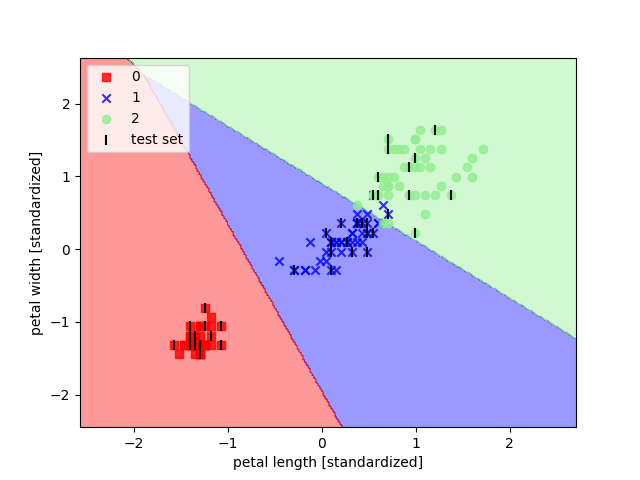

The Python source for this figure:
import matplotlib.pyplot as plt
import numpy as np
from Util import plot_decision_regions
from sklearn.linear_model import LogisticRegression
from sklearn import datasets
from sklearn.cross_validation import train_test_split
from sklearn.preprocessing import StandardScaler

iris = datasets.load_iris()
X = iris.data[:, [2, 3]]
y = iris.target

X_train, X_test, y_train, y_test = train_test_split(
    X, y, test_size=0.3, random_state=0)
sc = StandardScaler()
sc.fit(X_train)
X_train_std = sc.transform(X_train)
X_test_std = sc.transform(X_test)
lr = LogisticRegression(C=1000.0, random_state=0)
lr.fit(X_train_std, y_train)
X_combined_std = np.vstack((X_train_std, X_test_std))
y_combined = np.hstack((y_train, y_test))

plot_decision_regions(X_combined_std, y_combined, lr, test_idx=range(105, 150))

plt.xlabel('petal length [standardized]')
plt.ylabel('petal width [standardized]')
plt.legend(loc='upper left')

plt.show()
